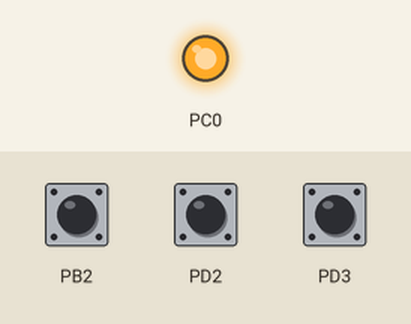
Bench run of a program on a simulated ATmega16, built with avr-gcc and emulated at 12 MHz. Shown: output pins drawn as LEDs (lit = HIGH). Dashed ring = blinking. The test bench sets the inputs (shaded band); at power-on: PD2 HIGH, PB2 HIGH, PD3 HIGH.

Above: at 1.2 s.
1.3 s: PD2 pulled LOW for 0.15 s
At 2.1 s:
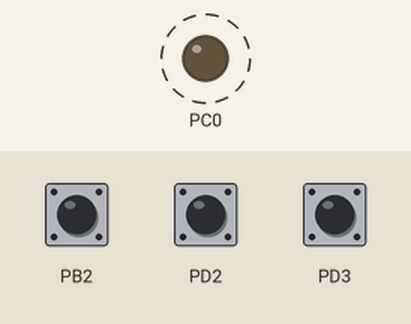
4.4 s: PD2 pulled LOW for 1 s
At 7.1 s:
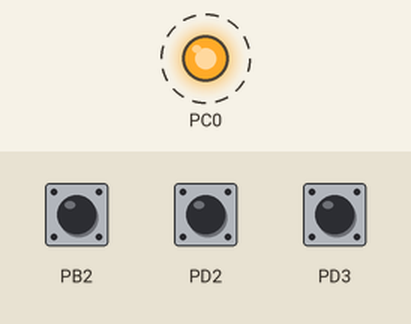
8.4 s: PD2 pulled LOW for 3.2 s
At 10.6 s:
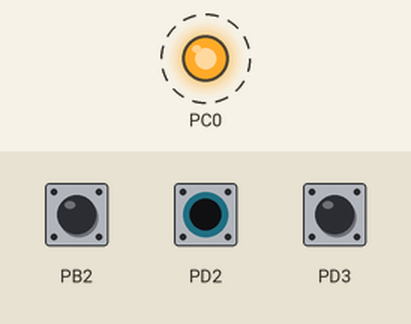
Timing chart, 0 to 14.1 s (numbered marks = the images above; inputs shaded):
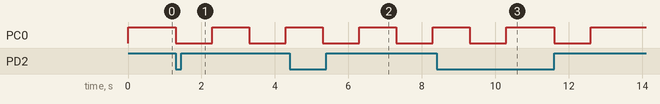

Measured:
- after the input at 1.3 s, PC0: alternates HIGH for 1.0 s and LOW for 1.0 s, starting at once
- after the input at 4.4 s, PC0: alternates HIGH for 1.0 s and LOW for 1.0 s, starting after 0.90 s
- after the input at 8.4 s, PC0: alternates HIGH for 1.3 s and LOW for 1.0 s, 4 changes in all, then stays HIGH, starting after 0.90 s

The program:

main.c
```c
/*
 * Interrupt.c
 *
 * Created: 09-03-2016 15:44:32
 * Author : Dishank
 */

#define F_CPU 12000000UL
#include <avr/io.h>
#include <util/delay.h>
#include <avr/interrupt.h>


int main(void)
{
    DDRD = 0b00000000; // setting PD2 as input
	PORTD |= (1<<PD2); // PULLING UP PD2
	DDRC |= (1<<DDC0);
	PORTC |= (1<<PC0);
	MCUCR |= (0<<ISC01) | (1<<ISC00);
	GICR |= (1<<INT0) | (1<<INT1) | (1<<INT2);
	sei();
    while (1)
    {

    }
}

ISR(INT0_vect){
	PORTC &= ~(1<<PC0);   //  or use PORTB ^= (1<<PB0);
	_delay_ms(1000);      //  _delay_ms(1000)
	PORTC |= 1<<PC0;
	_delay_ms(1000);

}
```
